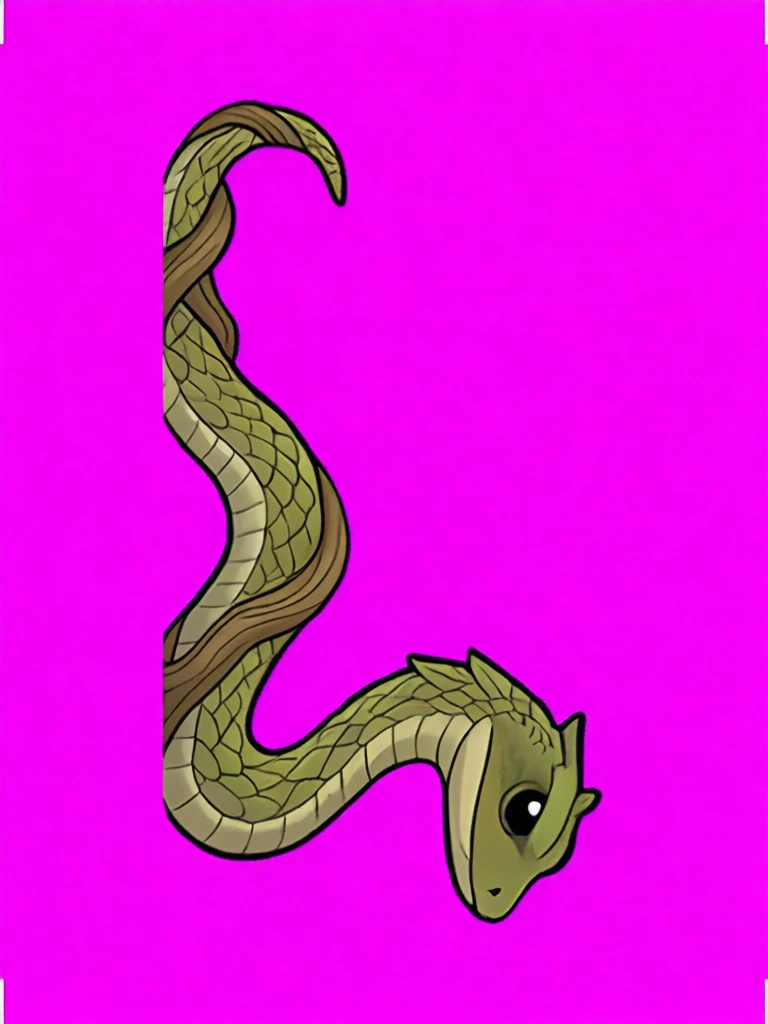
#> input picture tools/art/combat/starts/vine-take.webp, 768 x 1024 px, given in place of stomp-1-approach-side.png, which was not available
$ python pitmock.py starts starts/vine-take.webp
#> lines starting #> are read from the running program, lines starting #| are printed output that depends on the picture
"""R-159.1 pit list (w8-rope2, 2026-11-04): today's vault pits beside a CODE mock of the look the painted art should give them (a fall
that reads as a fall: the ground line ends, the gap drops into dark with roots at the lips; 1-3's soft pit bottoms out on a lit leaf bed).
The mock is only a brief for the painted art; it is stamped MOCK so nobody mistakes it for the fix.
    python3 -I tools/art/combat/pitmock.py <shots dir> <out dir>
"""
import random
import sys
from pathlib import Path

from PIL import Image, ImageDraw, ImageFilter, ImageFont

SHOTS, OUT = Path(sys.argv[1]), Path(sys.argv[2])
OUT.mkdir(parents=True, exist_ok=True)
F = '/usr/share/fonts/truetype/dejavu/DejaVuSans-Bold.ttf'
# each pit: the shot, the gap's columns at full size, the lip line, soft or not (read off the shots by a 100 px grid)
PITS = [
    ('1-8 The Long Branch: a vault pit', 'stomp-1-approach-side', 570, 1195, 520, False),
    ('1-3 Branch Snakes: the first vault, a soft pit', 'esc13-3-vault-side', 515, 1140, 505, True),
]


def fix(img, x0, x1, lip, soft):
#> called with x0 = 570, x1 = 1195, lip = 520, soft = False
    W, H = img.size
#> W = 768; H = 1024
    rnd = random.Random(7)
    over = Image.new('RGBA', (W, H), (0, 0, 0, 0))
#> over: PIL image 768x1024 RGBA; every value is 0
    d = ImageDraw.Draw(over)
    # the drop: dark from just under the lip, near-black by ~170 px down
    for y in range(lip + 30, H):
        t = min(1, (y - lip - 30) / 170)
        a = int(250 * t ** 0.8)
        d.line((x0, y, x1, y), fill=(8, 14, 10, a))
    # ragged lips: the ground's edge torn down into the dark, both sides
    for side, xe in ((1, x0), (-1, x1)):
        pts = [(xe, lip + 10)]
        for k in range(1, 12):
            pts.append((xe + side * rnd.randint(4, 28), lip + 10 + k * 26))
        pts.append((xe, lip + 10 + 12 * 26))
        d.polygon(pts, fill=(52, 36, 24, 255))
        # roots hanging off the lip
        for r in range(5):
            rx = xe + side * rnd.randint(6, 60)
            ry = lip + rnd.randint(14, 40)
            d.line([(rx, ry), (rx + side * rnd.randint(-10, 14), ry + rnd.randint(60, 150))], fill=(40, 28, 18, 255), width=rnd.randint(3, 6))
    if soft:
        # 1-3: the drop ends on a lit bed of big leaves (it catches him: a miss costs nothing)
        for k in range(26):
            cx = rnd.randint(x0 + 20, x1 - 20)
            cy = rnd.randint(H - 95, H - 30)
            w, h = rnd.randint(70, 120), rnd.randint(26, 40)
            g = rnd.randint(120, 170)
            d.ellipse((cx - w // 2, cy - h // 2, cx + w // 2, cy + h // 2), fill=(40, g, 60, 255), outline=(20, 70, 30, 255), width=3)
    over = over.filter(ImageFilter.GaussianBlur(1.2))
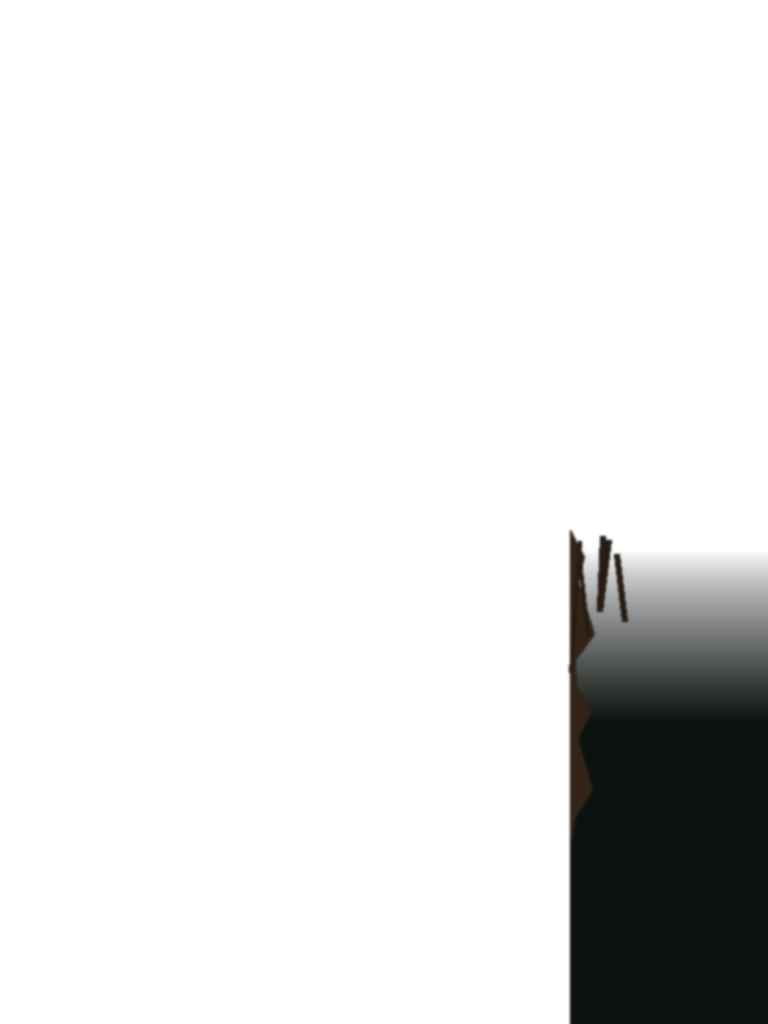
#> over: PIL image 768x1024 RGBA; mean R, G, B, A 1.2, 1.8, 1.3, 25.7; transparent parts drawn white
    img.alpha_composite(over)
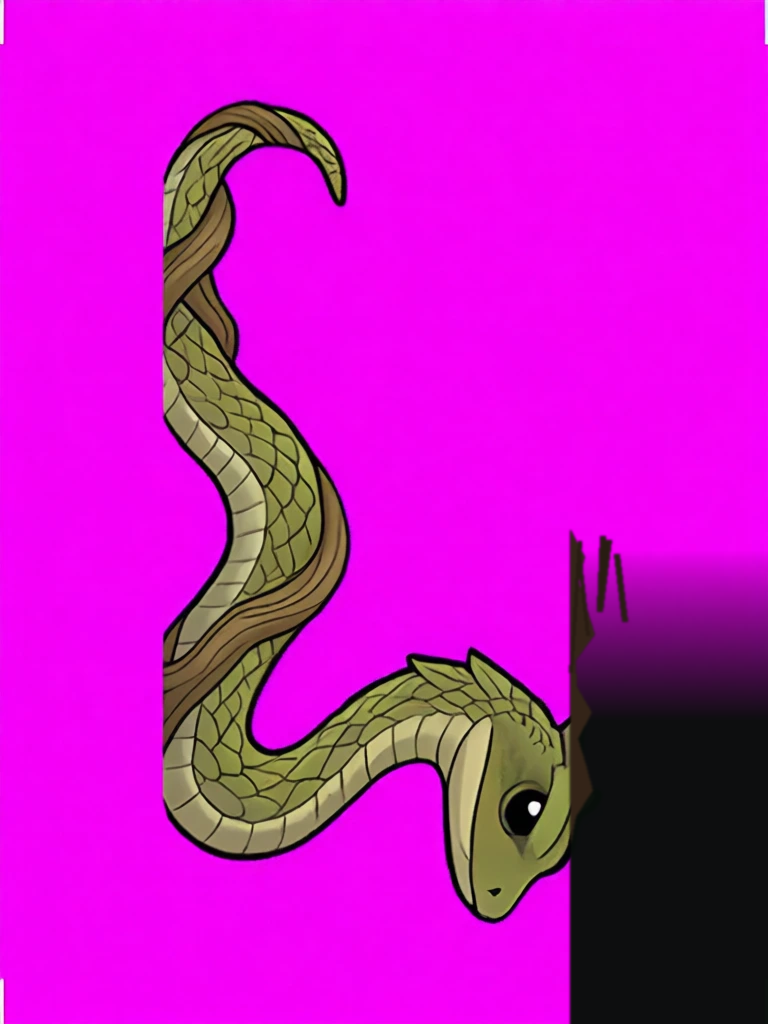
#> img: PIL image 768x1024 RGBA; mean R, G, B, A 200.3, 19.1, 195, 255
    return img


tiles = []
for title, shot, x0, x1, lip, soft in PITS:
    base = Image.open(SHOTS / f'{shot}.png').convert('RGBA')
    after = fix(base.copy(), x0, x1, lip, soft)
    dr = ImageDraw.Draw(after)
    f = ImageFont.truetype(F, 26)
    txt = 'MOCK (code): the look the painted pit should give'
    w = dr.textlength(txt, font=f)
#> w = 734.5
    dr.rounded_rectangle((50, 220, 70 + w, 260), 8, fill=(180, 30, 30, 235))
    dr.text((60, 224), txt, font=f, fill=(255, 255, 255))
    row = Image.new('RGBA', (base.width + after.width + 36, base.height + 70), (14, 18, 14, 255))
    ImageDraw.Draw(row).text((12, 14), f'{title}: today (left), the fix (right)', font=ImageFont.truetype(F, 30), fill=(253, 230, 138))
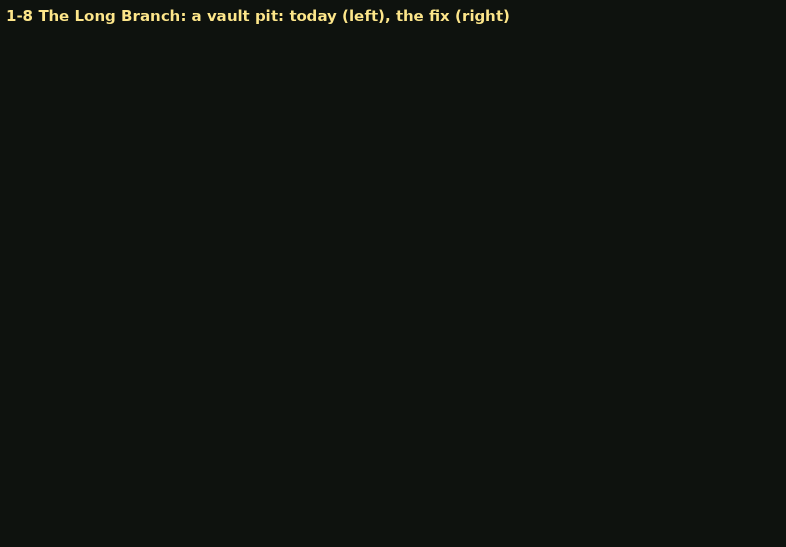
#> row: PIL image 1572x1094 RGBA (shown at 1/2 size); mean R, G, B, A 15.2, 19, 14.6, 255
    row.alpha_composite(base, (12, 60))
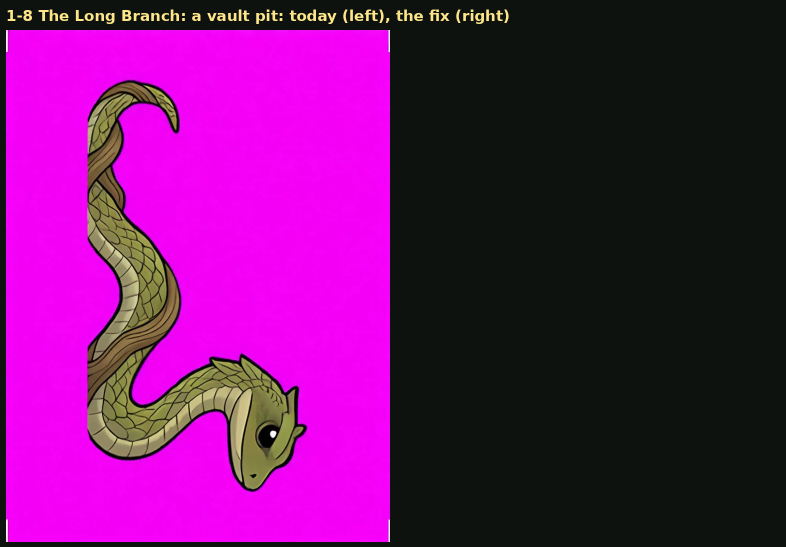
#> row: PIL image 1572x1094 RGBA (shown at 1/2 size); mean R, G, B, A 111, 19, 108, 255
    row.alpha_composite(after, (base.width + 24, 60))
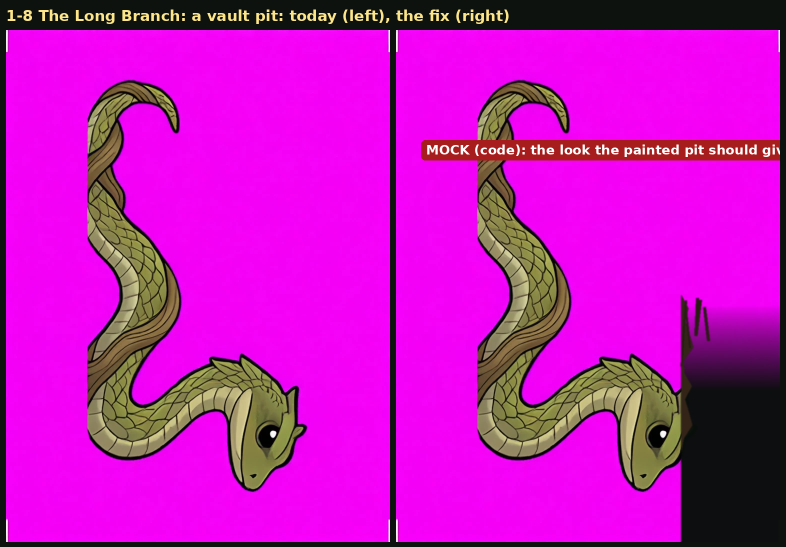
#> row: PIL image 1572x1094 RGBA (shown at 1/2 size); mean R, G, B, A 195.3, 20.6, 188.1, 255
    tiles.append(row.resize((row.width // 2, row.height // 2), Image.LANCZOS))
sheet = Image.new('RGB', (max(t.width for t in tiles), sum(t.height for t in tiles)), (14, 18, 14))
y = 0
for t in tiles:
    sheet.paste(t.convert('RGB'), (0, y))
    y += t.height
#> this loop made 2 passes
#> y on passes 1 to 2: 547, 1094
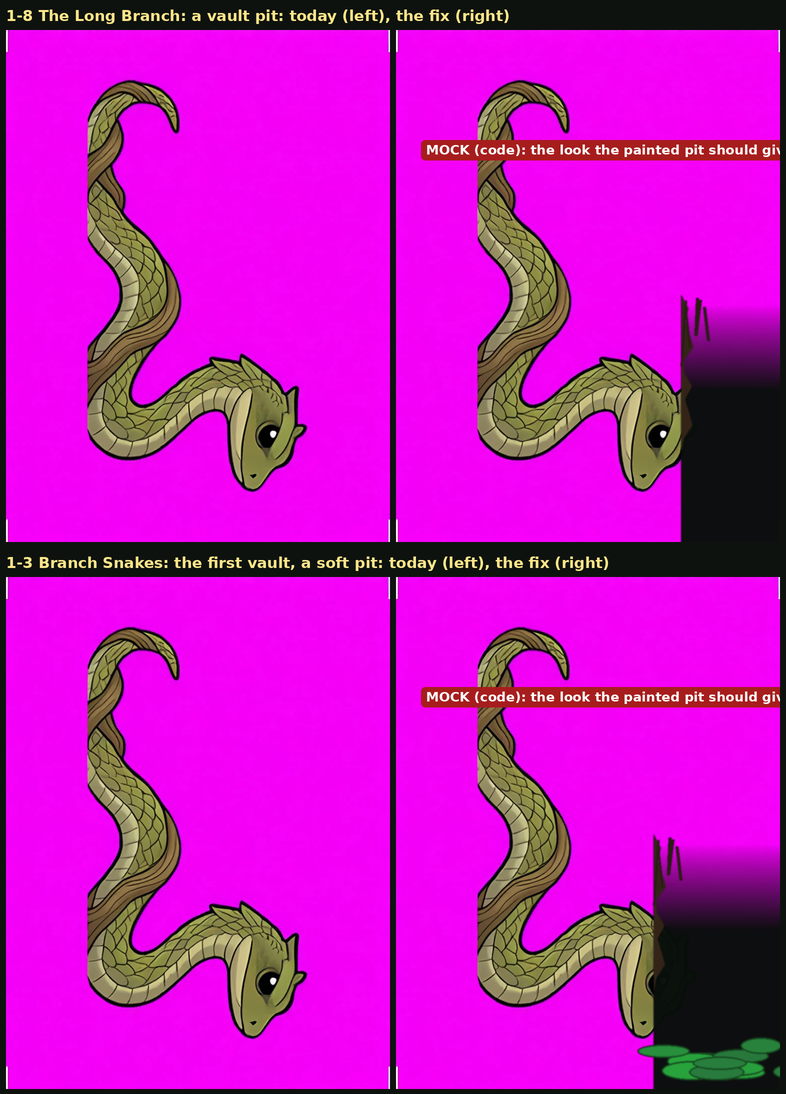
#> sheet: PIL image 786x1094 RGB; mean R, G, B 194.2, 21, 187
#> after the loop, y = 1094
sheet.save(OUT / 'pits-today-vs-fix.jpg', quality=88)
print(OUT / 'pits-today-vs-fix.jpg')
